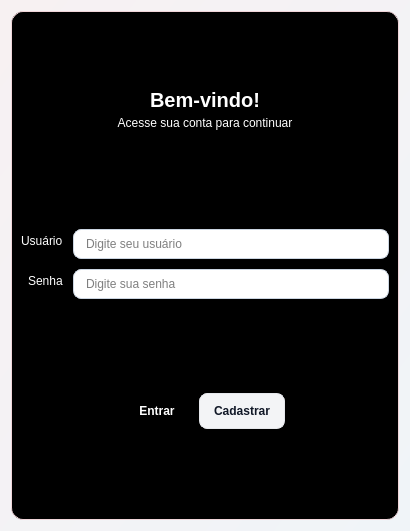
<?xml version="1.0" encoding="UTF-8"?>
<ui version="4.0">
 <class>login</class>
 <widget class="QWidget" name="login">
  <property name="geometry">
   <rect>
    <x>0</x>
    <y>0</y>
    <width>410</width>
    <height>531</height>
   </rect>
  </property>
  <property name="palette">
   <palette>
    <active>
     <colorrole role="WindowText">
      <brush brushstyle="SolidPattern">
       <color alpha="255">
        <red>43</red>
        <green>45</green>
        <blue>49</blue>
       </color>
      </brush>
     </colorrole>
     <colorrole role="Button">
      <brush brushstyle="LinearGradientPattern">
       <gradient startx="0.000000000000000" starty="0.000000000000000" endx="1.000000000000000" endy="1.000000000000000" type="LinearGradient" spread="PadSpread" coordinatemode="ObjectBoundingMode">
        <gradientstop position="0.000000000000000">
         <color alpha="255">
          <red>247</red>
          <green>241</green>
          <blue>242</blue>
         </color>
        </gradientstop>
        <gradientstop position="1.000000000000000">
         <color alpha="255">
          <red>240</red>
          <green>244</green>
          <blue>248</blue>
         </color>
        </gradientstop>
       </gradient>
      </brush>
     </colorrole>
     <colorrole role="Text">
      <brush brushstyle="SolidPattern">
       <color alpha="255">
        <red>43</red>
        <green>45</green>
        <blue>49</blue>
       </color>
      </brush>
     </colorrole>
     <colorrole role="ButtonText">
      <brush brushstyle="SolidPattern">
       <color alpha="255">
        <red>43</red>
        <green>45</green>
        <blue>49</blue>
       </color>
      </brush>
     </colorrole>
     <colorrole role="Base">
      <brush brushstyle="LinearGradientPattern">
       <gradient startx="0.000000000000000" starty="0.000000000000000" endx="1.000000000000000" endy="1.000000000000000" type="LinearGradient" spread="PadSpread" coordinatemode="ObjectBoundingMode">
        <gradientstop position="0.000000000000000">
         <color alpha="255">
          <red>247</red>
          <green>241</green>
          <blue>242</blue>
         </color>
        </gradientstop>
        <gradientstop position="1.000000000000000">
         <color alpha="255">
          <red>240</red>
          <green>244</green>
          <blue>248</blue>
         </color>
        </gradientstop>
       </gradient>
      </brush>
     </colorrole>
     <colorrole role="Window">
      <brush brushstyle="LinearGradientPattern">
       <gradient startx="0.000000000000000" starty="0.000000000000000" endx="1.000000000000000" endy="1.000000000000000" type="LinearGradient" spread="PadSpread" coordinatemode="ObjectBoundingMode">
        <gradientstop position="0.000000000000000">
         <color alpha="255">
          <red>247</red>
          <green>241</green>
          <blue>242</blue>
         </color>
        </gradientstop>
        <gradientstop position="1.000000000000000">
         <color alpha="255">
          <red>240</red>
          <green>244</green>
          <blue>248</blue>
         </color>
        </gradientstop>
       </gradient>
      </brush>
     </colorrole>
    </active>
    <inactive>
     <colorrole role="WindowText">
      <brush brushstyle="SolidPattern">
       <color alpha="255">
        <red>43</red>
        <green>45</green>
        <blue>49</blue>
       </color>
      </brush>
     </colorrole>
     <colorrole role="Button">
      <brush brushstyle="LinearGradientPattern">
       <gradient startx="0.000000000000000" starty="0.000000000000000" endx="1.000000000000000" endy="1.000000000000000" type="LinearGradient" spread="PadSpread" coordinatemode="ObjectBoundingMode">
        <gradientstop position="0.000000000000000">
         <color alpha="255">
          <red>247</red>
          <green>241</green>
          <blue>242</blue>
         </color>
        </gradientstop>
        <gradientstop position="1.000000000000000">
         <color alpha="255">
          <red>240</red>
          <green>244</green>
          <blue>248</blue>
         </color>
        </gradientstop>
       </gradient>
      </brush>
     </colorrole>
     <colorrole role="Text">
      <brush brushstyle="SolidPattern">
       <color alpha="255">
        <red>43</red>
        <green>45</green>
        <blue>49</blue>
       </color>
      </brush>
     </colorrole>
     <colorrole role="ButtonText">
      <brush brushstyle="SolidPattern">
       <color alpha="255">
        <red>43</red>
        <green>45</green>
        <blue>49</blue>
       </color>
      </brush>
     </colorrole>
     <colorrole role="Base">
      <brush brushstyle="LinearGradientPattern">
       <gradient startx="0.000000000000000" starty="0.000000000000000" endx="1.000000000000000" endy="1.000000000000000" type="LinearGradient" spread="PadSpread" coordinatemode="ObjectBoundingMode">
        <gradientstop position="0.000000000000000">
         <color alpha="255">
          <red>247</red>
          <green>241</green>
          <blue>242</blue>
         </color>
        </gradientstop>
        <gradientstop position="1.000000000000000">
         <color alpha="255">
          <red>240</red>
          <green>244</green>
          <blue>248</blue>
         </color>
        </gradientstop>
       </gradient>
      </brush>
     </colorrole>
     <colorrole role="Window">
      <brush brushstyle="LinearGradientPattern">
       <gradient startx="0.000000000000000" starty="0.000000000000000" endx="1.000000000000000" endy="1.000000000000000" type="LinearGradient" spread="PadSpread" coordinatemode="ObjectBoundingMode">
        <gradientstop position="0.000000000000000">
         <color alpha="255">
          <red>247</red>
          <green>241</green>
          <blue>242</blue>
         </color>
        </gradientstop>
        <gradientstop position="1.000000000000000">
         <color alpha="255">
          <red>240</red>
          <green>244</green>
          <blue>248</blue>
         </color>
        </gradientstop>
       </gradient>
      </brush>
     </colorrole>
    </inactive>
    <disabled>
     <colorrole role="WindowText">
      <brush brushstyle="SolidPattern">
       <color alpha="255">
        <red>43</red>
        <green>45</green>
        <blue>49</blue>
       </color>
      </brush>
     </colorrole>
     <colorrole role="Button">
      <brush brushstyle="LinearGradientPattern">
       <gradient startx="0.000000000000000" starty="0.000000000000000" endx="1.000000000000000" endy="1.000000000000000" type="LinearGradient" spread="PadSpread" coordinatemode="ObjectBoundingMode">
        <gradientstop position="0.000000000000000">
         <color alpha="255">
          <red>247</red>
          <green>241</green>
          <blue>242</blue>
         </color>
        </gradientstop>
        <gradientstop position="1.000000000000000">
         <color alpha="255">
          <red>240</red>
          <green>244</green>
          <blue>248</blue>
         </color>
        </gradientstop>
       </gradient>
      </brush>
     </colorrole>
     <colorrole role="Text">
      <brush brushstyle="SolidPattern">
       <color alpha="255">
        <red>43</red>
        <green>45</green>
        <blue>49</blue>
       </color>
      </brush>
     </colorrole>
     <colorrole role="ButtonText">
      <brush brushstyle="SolidPattern">
       <color alpha="255">
        <red>43</red>
        <green>45</green>
        <blue>49</blue>
       </color>
      </brush>
     </colorrole>
     <colorrole role="Base">
      <brush brushstyle="LinearGradientPattern">
       <gradient startx="0.000000000000000" starty="0.000000000000000" endx="1.000000000000000" endy="1.000000000000000" type="LinearGradient" spread="PadSpread" coordinatemode="ObjectBoundingMode">
        <gradientstop position="0.000000000000000">
         <color alpha="255">
          <red>247</red>
          <green>241</green>
          <blue>242</blue>
         </color>
        </gradientstop>
        <gradientstop position="1.000000000000000">
         <color alpha="255">
          <red>240</red>
          <green>244</green>
          <blue>248</blue>
         </color>
        </gradientstop>
       </gradient>
      </brush>
     </colorrole>
     <colorrole role="Window">
      <brush brushstyle="LinearGradientPattern">
       <gradient startx="0.000000000000000" starty="0.000000000000000" endx="1.000000000000000" endy="1.000000000000000" type="LinearGradient" spread="PadSpread" coordinatemode="ObjectBoundingMode">
        <gradientstop position="0.000000000000000">
         <color alpha="255">
          <red>247</red>
          <green>241</green>
          <blue>242</blue>
         </color>
        </gradientstop>
        <gradientstop position="1.000000000000000">
         <color alpha="255">
          <red>240</red>
          <green>244</green>
          <blue>248</blue>
         </color>
        </gradientstop>
       </gradient>
      </brush>
     </colorrole>
    </disabled>
   </palette>
  </property>
  <property name="windowTitle">
   <string>Login</string>
  </property>
  <property name="styleSheet">
   <string notr="true">
QWidget#login {
  background: qlineargradient(x1:0, y1:0, x2:1, y2:1,
                              stop:0 #f7f1f2, stop:1 #f0f4f8);
  font-family: &quot;Segoe UI&quot;, Arial;
  color: #2b2d31;
}
QFrame#card {
  background: BLACK;
  border: 1px solid #f0d5d9; /* borda com leve tom vermelho */
  border-radius: 12px;
}
QLabel#lblTitulo { font-size: 20px; font-weight: 800; color: #1f2328; }
QLabel#lblSubtitulo { font-size: 12px; color: #6b7280; }

QLineEdit {
  background: #ffffff;
  border: 1px solid #cbd5e1;
  border-radius: 8px;
  padding: 6px 10px;
}
QLineEdit:focus { border-color: #e11d48; }

QTextEdit {
  background: #fff5f5;
  border: 1px solid #ffc7c7;
  border-radius: 8px;
  padding: 6px;
  color: #7a2416;
}

QPushButton { border: none; border-radius: 8px; padding: 10px 14px; font-weight: 700; }
QPushButton#btnEntrar {
  background: qlineargradient(x1:0, y1:0, x2:1, y2:0,
                              stop:0 #e11d48, stop:1 #be123c);
  color: #ffffff;
}
QPushButton#btnEntrar:hover { background: #cc143d; }
QPushButton#btnEntrar:pressed { background: #a50f33; }

QPushButton#btnCadastrar {
  background: #f3f4f6;
  color: #111827;
  border: 1px solid #e5e7eb;
}
QPushButton#btnCadastrar:hover { background: #e5e7eb; }
QPushButton#btnCadastrar:pressed { background: #d1d5db; }
   </string>
  </property>
  <layout class="QVBoxLayout" name="rootLayout">
   <property name="spacing">
    <number>16</number>
   </property>
   <property name="contentsMargins" stdset="0">
    <rect>
     <x>24</x>
     <y>24</y>
     <width>24</width>
     <height>24</height>
    </rect>
   </property>
   <item>
    <widget class="QFrame" name="card">
     <property name="palette">
      <palette>
       <active>
        <colorrole role="Button">
         <brush brushstyle="SolidPattern">
          <color alpha="255">
           <red>0</red>
           <green>0</green>
           <blue>0</blue>
          </color>
         </brush>
        </colorrole>
        <colorrole role="Base">
         <brush brushstyle="SolidPattern">
          <color alpha="255">
           <red>0</red>
           <green>0</green>
           <blue>0</blue>
          </color>
         </brush>
        </colorrole>
        <colorrole role="Window">
         <brush brushstyle="SolidPattern">
          <color alpha="255">
           <red>0</red>
           <green>0</green>
           <blue>0</blue>
          </color>
         </brush>
        </colorrole>
       </active>
       <inactive>
        <colorrole role="Button">
         <brush brushstyle="SolidPattern">
          <color alpha="255">
           <red>0</red>
           <green>0</green>
           <blue>0</blue>
          </color>
         </brush>
        </colorrole>
        <colorrole role="Base">
         <brush brushstyle="SolidPattern">
          <color alpha="255">
           <red>0</red>
           <green>0</green>
           <blue>0</blue>
          </color>
         </brush>
        </colorrole>
        <colorrole role="Window">
         <brush brushstyle="SolidPattern">
          <color alpha="255">
           <red>0</red>
           <green>0</green>
           <blue>0</blue>
          </color>
         </brush>
        </colorrole>
       </inactive>
       <disabled>
        <colorrole role="Button">
         <brush brushstyle="SolidPattern">
          <color alpha="255">
           <red>0</red>
           <green>0</green>
           <blue>0</blue>
          </color>
         </brush>
        </colorrole>
        <colorrole role="Base">
         <brush brushstyle="SolidPattern">
          <color alpha="255">
           <red>0</red>
           <green>0</green>
           <blue>0</blue>
          </color>
         </brush>
        </colorrole>
        <colorrole role="Window">
         <brush brushstyle="SolidPattern">
          <color alpha="255">
           <red>0</red>
           <green>0</green>
           <blue>0</blue>
          </color>
         </brush>
        </colorrole>
       </disabled>
      </palette>
     </property>
     <property name="frameShape">
      <enum>QFrame::NoFrame</enum>
     </property>
     <layout class="QVBoxLayout" name="cardLayout">
      <property name="spacing">
       <number>12</number>
      </property>
      <property name="contentsMargins" stdset="0">
       <rect>
        <x>20</x>
        <y>20</y>
        <width>20</width>
        <height>20</height>
       </rect>
      </property>
      <item>
       <layout class="QVBoxLayout" name="titleLayout">
        <property name="spacing">
         <number>4</number>
        </property>
        <item>
         <spacer name="verticalSpacer_8">
          <property name="orientation">
           <enum>Qt::Vertical</enum>
          </property>
          <property name="sizeHint" stdset="0">
           <size>
            <width>20</width>
            <height>40</height>
           </size>
          </property>
         </spacer>
        </item>
        <item>
         <spacer name="verticalSpacer_9">
          <property name="orientation">
           <enum>Qt::Vertical</enum>
          </property>
          <property name="sizeHint" stdset="0">
           <size>
            <width>20</width>
            <height>40</height>
           </size>
          </property>
         </spacer>
        </item>
        <item>
         <widget class="QLabel" name="lblTitulo">
          <property name="font">
           <font>
            <pointsize>-1</pointsize>
            <weight>99</weight>
            <bold>true</bold>
           </font>
          </property>
          <property name="styleSheet">
           <string notr="true">color: rgb(255, 255, 255);</string>
          </property>
          <property name="text">
           <string>Bem-vindo!</string>
          </property>
          <property name="alignment">
           <set>Qt::AlignCenter</set>
          </property>
         </widget>
        </item>
        <item>
         <widget class="QLabel" name="lblSubtitulo">
          <property name="styleSheet">
           <string notr="true">
color: rgb(255, 255, 255);</string>
          </property>
          <property name="text">
           <string>Acesse sua conta para continuar</string>
          </property>
          <property name="alignment">
           <set>Qt::AlignCenter</set>
          </property>
         </widget>
        </item>
       </layout>
      </item>
      <item>
       <layout class="QFormLayout" name="formLayout">
        <property name="labelAlignment">
         <set>Qt::AlignRight|Qt::AlignTrailing|Qt::AlignVCenter</set>
        </property>
        <property name="formAlignment">
         <set>Qt::AlignHCenter|Qt::AlignTop</set>
        </property>
        <property name="horizontalSpacing">
         <number>10</number>
        </property>
        <property name="verticalSpacing">
         <number>10</number>
        </property>
        <item row="2" column="0">
         <widget class="QLabel" name="lblUsuario">
          <property name="styleSheet">
           <string notr="true">color: rgb(255, 255, 255);</string>
          </property>
          <property name="text">
           <string>Usuário</string>
          </property>
         </widget>
        </item>
        <item row="2" column="1">
         <widget class="QLineEdit" name="lineEdit">
          <property name="sizePolicy">
           <sizepolicy hsizetype="Expanding" vsizetype="Fixed">
            <horstretch>0</horstretch>
            <verstretch>0</verstretch>
           </sizepolicy>
          </property>
          <property name="placeholderText">
           <string>Digite seu usuário</string>
          </property>
          <property name="clearButtonEnabled">
           <bool>true</bool>
          </property>
         </widget>
        </item>
        <item row="3" column="0">
         <widget class="QLabel" name="lblSenha">
          <property name="styleSheet">
           <string notr="true">color: rgb(255, 255, 255);</string>
          </property>
          <property name="text">
           <string>Senha</string>
          </property>
         </widget>
        </item>
        <item row="3" column="1">
         <widget class="QLineEdit" name="lineEdit_2">
          <property name="sizePolicy">
           <sizepolicy hsizetype="Expanding" vsizetype="Fixed">
            <horstretch>0</horstretch>
            <verstretch>0</verstretch>
           </sizepolicy>
          </property>
          <property name="echoMode">
           <enum>QLineEdit::Password</enum>
          </property>
          <property name="placeholderText">
           <string>Digite sua senha</string>
          </property>
          <property name="clearButtonEnabled">
           <bool>true</bool>
          </property>
         </widget>
        </item>
        <item row="0" column="1">
         <spacer name="verticalSpacer_7">
          <property name="orientation">
           <enum>Qt::Vertical</enum>
          </property>
          <property name="sizeHint" stdset="0">
           <size>
            <width>20</width>
            <height>40</height>
           </size>
          </property>
         </spacer>
        </item>
        <item row="1" column="1">
         <spacer name="verticalSpacer_10">
          <property name="orientation">
           <enum>Qt::Vertical</enum>
          </property>
          <property name="sizeHint" stdset="0">
           <size>
            <width>20</width>
            <height>40</height>
           </size>
          </property>
         </spacer>
        </item>
       </layout>
      </item>
      <item>
       <spacer name="verticalSpacer_2">
        <property name="orientation">
         <enum>Qt::Vertical</enum>
        </property>
        <property name="sizeHint" stdset="0">
         <size>
          <width>20</width>
          <height>40</height>
         </size>
        </property>
       </spacer>
      </item>
      <item>
       <spacer name="verticalSpacer_4">
        <property name="orientation">
         <enum>Qt::Vertical</enum>
        </property>
        <property name="sizeHint" stdset="0">
         <size>
          <width>20</width>
          <height>40</height>
         </size>
        </property>
       </spacer>
      </item>
      <item>
       <spacer name="verticalSpacer_6">
        <property name="orientation">
         <enum>Qt::Vertical</enum>
        </property>
        <property name="sizeHint" stdset="0">
         <size>
          <width>20</width>
          <height>40</height>
         </size>
        </property>
       </spacer>
      </item>
      <item>
       <layout class="QHBoxLayout" name="buttonsLayout">
        <property name="spacing">
         <number>10</number>
        </property>
        <property name="contentsMargins" stdset="0">
         <rect>
          <x>0</x>
          <y>0</y>
          <width>0</width>
          <height>0</height>
         </rect>
        </property>
        <item>
         <spacer name="hLeft">
          <property name="orientation">
           <enum>Qt::Horizontal</enum>
          </property>
          <property name="sizeType">
           <enum>QSizePolicy::Expanding</enum>
          </property>
          <property name="sizeHint" stdset="0">
           <size>
            <width>40</width>
            <height>20</height>
           </size>
          </property>
         </spacer>
        </item>
        <item>
         <widget class="QPushButton" name="btnEntrar">
          <property name="text">
           <string>Entrar</string>
          </property>
         </widget>
        </item>
        <item>
         <widget class="QPushButton" name="btnCadastrar">
          <property name="text">
           <string>Cadastrar</string>
          </property>
         </widget>
        </item>
        <item>
         <spacer name="hRight">
          <property name="orientation">
           <enum>Qt::Horizontal</enum>
          </property>
          <property name="sizeType">
           <enum>QSizePolicy::Expanding</enum>
          </property>
          <property name="sizeHint" stdset="0">
           <size>
            <width>40</width>
            <height>20</height>
           </size>
          </property>
         </spacer>
        </item>
       </layout>
      </item>
      <item>
       <spacer name="verticalSpacer_5">
        <property name="orientation">
         <enum>Qt::Vertical</enum>
        </property>
        <property name="sizeHint" stdset="0">
         <size>
          <width>20</width>
          <height>40</height>
         </size>
        </property>
       </spacer>
      </item>
      <item>
       <spacer name="verticalSpacer_3">
        <property name="orientation">
         <enum>Qt::Vertical</enum>
        </property>
        <property name="sizeHint" stdset="0">
         <size>
          <width>20</width>
          <height>40</height>
         </size>
        </property>
       </spacer>
      </item>
      <item>
       <spacer name="verticalSpacer">
        <property name="orientation">
         <enum>Qt::Vertical</enum>
        </property>
        <property name="sizeHint" stdset="0">
         <size>
          <width>20</width>
          <height>40</height>
         </size>
        </property>
       </spacer>
      </item>
     </layout>
    </widget>
   </item>
  </layout>
 </widget>
 <resources/>
 <connections/>
</ui>
